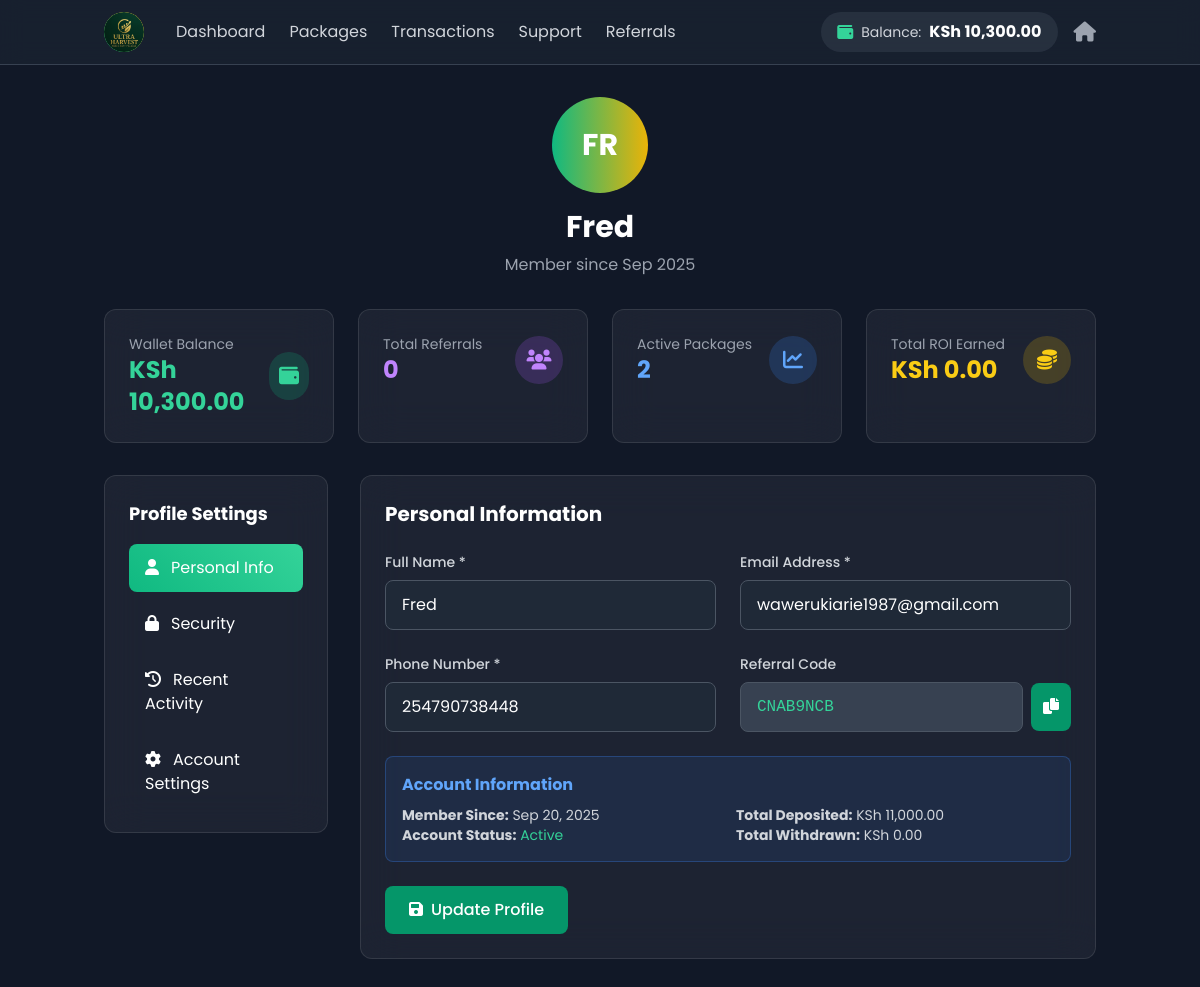
/user/profile.php (signed in), run on the app's committed database.
### tables this page shows
CREATE TABLE `users` (
  `id` int(11) NOT NULL,
  `email` varchar(255) NOT NULL,
  `password` varchar(255) NOT NULL,
  `full_name` varchar(255) NOT NULL,
  `phone` varchar(20) DEFAULT NULL,
  `wallet_balance` decimal(15,2) DEFAULT 0.00,
  `total_deposited` decimal(15,2) DEFAULT 0.00,
  `total_withdrawn` decimal(15,2) DEFAULT 0.00,
  `total_roi_earned` decimal(15,2) DEFAULT 0.00,
  `referral_code` varchar(10) NOT NULL,
  `referred_by` int(11) DEFAULT NULL,
  `referral_earnings` decimal(15,2) DEFAULT 0.00,
  `status` enum('active','suspended','banned') DEFAULT 'active',
  `is_admin` tinyint(1) DEFAULT 0,
  `email_verified` tinyint(1) DEFAULT 0,
  `created_at` timestamp NULL DEFAULT current_timestamp(),
  `updated_at` timestamp NULL DEFAULT current_timestamp() ON UPDATE current_timestamp()
);

### config/database.php (called while the page is built, shortened)
<?php
function formatMoney($amount) {
    return 'KSh ' . number_format($amount, 2);
}
?>

### user/profile.php (the view, shortened to what this page needs)
<?php
require_once '../config/database.php';
$user_id = $_SESSION['user_id'];
$stmt = $db->prepare("
    SELECT u.*,
           COUNT(ref.id) as total_referrals,
           COALESCE(SUM(CASE WHEN t.type = 'referral_commission' AND t.status = 'completed' THEN t.amount ELSE 0 END), 0) as total_referral_earnings
    FROM users u
    LEFT JOIN users ref ON u.id = ref.referred_by
    LEFT JOIN transactions t ON u.id = t.user_id
    WHERE u.id = ?
    GROUP BY u.id
");
$stmt->execute([$user_id]);
$user = $stmt->fetch();
$stmt = $db->prepare("
    SELECT
        COUNT(CASE WHEN ap.status = 'active' THEN 1 END) as active_packages,
        COUNT(CASE WHEN ap.status = 'completed' THEN 1 END) as completed_packages,
        COALESCE(SUM(CASE WHEN ap.status = 'active' THEN ap.expected_roi ELSE 0 END), 0) as pending_roi,
        COALESCE(SUM(CASE WHEN ap.status = 'completed' THEN ap.expected_roi ELSE 0 END), 0) as earned_roi
    FROM active_packages ap
    WHERE ap.user_id = ?
");
$stmt->execute([$user_id]);
$package_stats = $stmt->fetch();
?>
<!DOCTYPE html>
<html lang="en">
<head>
    <script src="https://cdn.tailwindcss.com"></script>
    <link rel="stylesheet" href="https://cdnjs.cloudflare.com/ajax/libs/font-awesome/6.0.0/css/all.min.css">
</head>
<body class="bg-gray-900 text-white min-h-screen">
    <header class="bg-gray-800/50 backdrop-blur-md border-b border-gray-700 sticky top-0 z-50">
        <div class="container mx-auto px-4">
            <div class="flex items-center justify-between h-16">
                <div class="flex items-center space-x-8">
                    <a href="/user/dashboard.php" class="flex items-center space-x-3">
                        <div class="w-10 h-10 rounded-full overflow-hidden" style="background: linear-gradient(45deg, #10b981, #fbbf24);">
                        <img src="/ultra%20Harvest%20Logo.jpg" alt="Ultra Harvest Global" style="width: 100%; height: 100%; object-fit: cover; border-radius: 50%;">
                    </div>
                    </a>
                    <nav class="hidden md:flex space-x-6">
                        <a href="/user/dashboard.php" class="text-gray-300 hover:text-emerald-400 transition">Dashboard</a>
                        <a href="/user/packages.php" class="text-gray-300 hover:text-emerald-400 transition">Packages</a>
                        <a href="/user/transactions.php" class="text-gray-300 hover:text-emerald-400 transition">Transactions</a>
                        <a href="/user/support.php" class="text-gray-300 hover:text-emerald-400 transition">Support</a>
                        <a href="/user/referrals.php" class="text-gray-300 hover:text-emerald-400 transition">Referrals</a>
                    </nav>
                </div>
                <div class="flex items-center space-x-4">
                    <div class="flex items-center space-x-2 bg-gray-700/50 rounded-full px-4 py-2">
                        <i class="fas fa-wallet text-emerald-400"></i>
                        <span class="text-sm text-gray-300">Balance:</span>
                        <span class="font-bold text-white"><?php echo formatMoney($user['wallet_balance']); ?></span>
                    </div>
                    <a href="/user/dashboard.php" class="text-gray-400 hover:text-white">
                        <i class="fas fa-home text-xl"></i>
                    </a>
                </div>
            </div>
        </div>
    </header>
    <main class="container mx-auto px-4 py-8">
        <div class="text-center mb-8">
            <div class="w-24 h-24 bg-gradient-to-r from-emerald-500 to-yellow-500 rounded-full flex items-center justify-center mx-auto mb-4">
                <span class="text-3xl font-bold text-white"><?php echo strtoupper(substr($user['full_name'], 0, 2)); ?></span>
            </div>
            <h1 class="text-3xl font-bold text-white mb-2"><?php echo htmlspecialchars($user['full_name']); ?></h1>
            <p class="text-gray-400">Member since <?php echo date('M Y', strtotime($user['created_at'])); ?></p>
        </div>
        <section class="grid md:grid-cols-2 lg:grid-cols-4 gap-6 mb-8">
            <div class="glass-card rounded-xl p-6 stat-card">
                <div class="flex items-center justify-between">
                    <div>
                        <p class="text-gray-400 text-sm">Wallet Balance</p>
                        <p class="text-2xl font-bold text-emerald-400"><?php echo formatMoney($user['wallet_balance']); ?></p>
                    </div>
                    <div class="w-12 h-12 bg-emerald-500/20 rounded-full flex items-center justify-center">
                        <i class="fas fa-wallet text-emerald-400 text-xl"></i>
                    </div>
                </div>
            </div>
            <div class="glass-card rounded-xl p-6 stat-card">
                <div class="flex items-center justify-between">
                    <div>
                        <p class="text-gray-400 text-sm">Total Referrals</p>
                        <p class="text-2xl font-bold text-purple-400"><?php echo number_format($user['total_referrals']); ?></p>
                    </div>
                    <div class="w-12 h-12 bg-purple-500/20 rounded-full flex items-center justify-center">
                        <i class="fas fa-users text-purple-400 text-xl"></i>
                    </div>
                </div>
            </div>
            <div class="glass-card rounded-xl p-6 stat-card">
                <div class="flex items-center justify-between">
                    <div>
                        <p class="text-gray-400 text-sm">Active Packages</p>
                        <p class="text-2xl font-bold text-blue-400"><?php echo number_format($package_stats['active_packages']); ?></p>
                    </div>
                    <div class="w-12 h-12 bg-blue-500/20 rounded-full flex items-center justify-center">
                        <i class="fas fa-chart-line text-blue-400 text-xl"></i>
                    </div>
                </div>
            </div>
            <div class="glass-card rounded-xl p-6 stat-card">
                <div class="flex items-center justify-between">
                    <div>
                        <p class="text-gray-400 text-sm">Total ROI Earned</p>
                        <p class="text-2xl font-bold text-yellow-400"><?php echo formatMoney($user['total_roi_earned']); ?></p>
                    </div>
                    <div class="w-12 h-12 bg-yellow-500/20 rounded-full flex items-center justify-center">
                        <i class="fas fa-coins text-yellow-400 text-xl"></i>
                    </div>
                </div>
            </div>
        </section>
        <div class="grid lg:grid-cols-4 gap-8">
            <div class="lg:col-span-1">
                <div class="glass-card rounded-xl p-6">
                    <h3 class="text-lg font-bold text-white mb-4">Profile Settings</h3>
                    <nav class="space-y-2">
                        <button onclick="showSection('personal')" class="nav-item w-full text-left px-4 py-3 rounded-lg transition active" data-section="personal">
                            <i class="fas fa-user mr-3"></i>Personal Info
                        </button>
                        <button onclick="showSection('security')" class="nav-item w-full text-left px-4 py-3 rounded-lg transition" data-section="security">
                            <i class="fas fa-lock mr-3"></i>Security
                        </button>
                        <button onclick="showSection('activity')" class="nav-item w-full text-left px-4 py-3 rounded-lg transition" data-section="activity">
                            <i class="fas fa-history mr-3"></i>Recent Activity
                        </button>
                        <button onclick="showSection('account')" class="nav-item w-full text-left px-4 py-3 rounded-lg transition" data-section="account">
                            <i class="fas fa-cog mr-3"></i>Account Settings
                        </button>
                    </nav>
                </div>
            </div>
            <div class="lg:col-span-3">
                <div id="personal-section" class="profile-section active">
                    <div class="glass-card rounded-xl p-6">
                        <h3 class="text-xl font-bold text-white mb-6">Personal Information</h3>
                        <form method="POST" class="space-y-6">
                            <div class="grid md:grid-cols-2 gap-6">
                                <div>
                                    <label class="block text-sm font-medium text-gray-300 mb-2">Full Name *</label>
                                    <input
                                        type="text"
                                        name="full_name"
                                        value="<?php echo htmlspecialchars($user['full_name']); ?>"
                                        class="w-full px-4 py-3 bg-gray-800 border border-gray-600 rounded-lg text-white focus:border-emerald-500 focus:outline-none"
                                        required
                                    >
                                </div>
                                <div>
                                    <label class="block text-sm font-medium text-gray-300 mb-2">Email Address *</label>
                                    <input
                                        type="email"
                                        name="email"
                                        value="<?php echo htmlspecialchars($user['email']); ?>"
                                        class="w-full px-4 py-3 bg-gray-800 border border-gray-600 rounded-lg text-white focus:border-emerald-500 focus:outline-none"
                                        required
                                    >
                                </div>
                                <div>
                                    <label class="block text-sm font-medium text-gray-300 mb-2">Phone Number *</label>
                                    <input
                                        type="tel"
                                        name="phone"
                                        value="<?php echo htmlspecialchars($user['phone']); ?>"
                                        class="w-full px-4 py-3 bg-gray-800 border border-gray-600 rounded-lg text-white focus:border-emerald-500 focus:outline-none"
                                        placeholder="254XXXXXXXXX"
                                        required
                                    >
                                </div>
                                <div>
                                    <label class="block text-sm font-medium text-gray-300 mb-2">Referral Code</label>
                                    <div class="flex items-center space-x-2">
                                        <input
                                            type="text"
                                            value="<?php echo $user['referral_code']; ?>"
                                            class="flex-1 px-4 py-3 bg-gray-700 border border-gray-600 rounded-lg text-emerald-400 font-mono"
                                            readonly
                                        >
                                        <button type="button" onclick="copyReferralCode()" class="px-3 py-3 bg-emerald-600 hover:bg-emerald-700 text-white rounded-lg transition">
                                            <i class="fas fa-copy"></i>
                                        </button>
                                    </div>
                                </div>
                            </div>
                            <div class="bg-blue-500/10 border border-blue-500/30 rounded-lg p-4">
                                <h4 class="font-bold text-blue-400 mb-2">Account Information</h4>
                                <div class="grid md:grid-cols-2 gap-4 text-sm text-gray-300">
                                    <div>
                                        <p><strong>Member Since:</strong> <?php echo date('M j, Y', strtotime($user['created_at'])); ?></p>
                                        <p><strong>Account Status:</strong>
                                            <span class="<?php echo $user['status'] === 'active' ? 'text-emerald-400' : 'text-red-400'; ?>">
                                                <?php echo ucfirst($user['status']); ?>
                                            </span>
                                        </p>
                                    </div>
                                    <div>
                                        <p><strong>Total Deposited:</strong> <?php echo formatMoney($user['total_deposited']); ?></p>
                                        <p><strong>Total Withdrawn:</strong> <?php echo formatMoney($user['total_withdrawn']); ?></p>
                                    </div>
                                </div>
                            </div>
                            <button type="submit" class="px-6 py-3 bg-emerald-600 hover:bg-emerald-700 text-white rounded-lg font-medium transition">
                                <i class="fas fa-save mr-2"></i>Update Profile
                            </button>
                        </form>
                    </div>
                </div>
            </div>
        </div>
    </main><br><br><br>
</body>
</html>

### user/profile.php (style rules this page uses)
* { font-family: 'Poppins', sans-serif; }
.glass-card { backdrop-filter: blur(20px); background: rgba(255, 255, 255, 0.05); border: 1px solid rgba(255, 255, 255, 0.1); }
.profile-section { display: none; }
.profile-section.active { display: block; }
.nav-item.active { background: linear-gradient(45deg, #10b981, #34d399); color: white; }
.stat-card { transition: all 0.3s ease; }

### data on the page
users: wallet_balance "KSh 10,300.00", full_name "FR", full_name "Fred", created_at "Sep 2025", total_roi_earned "KSh 0.00", email "wawerukiarie1987@gmail.com", phone "254790738448", referral_code "CNAB9NCB", created_at "Sep 20, 2025", status "Active", total_deposited "KSh 11,000.00", total_withdrawn "KSh 0.00"

### other printed values
$user['total_referrals'] "0"
$package_stats['active_packages'] "2"
